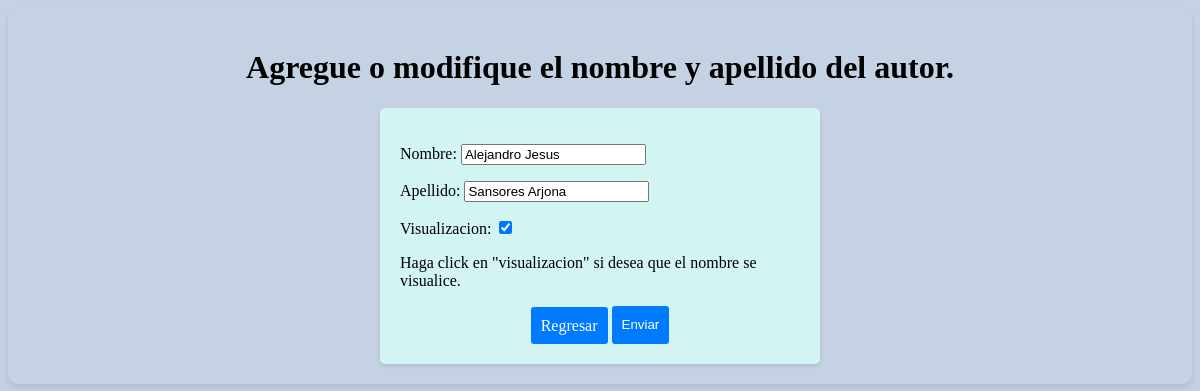
/modificar/6/, run on the app's committed database.
### opgg/models.py (models this page shows, shortened)
class Autores(models.Model):
    nombre = models.CharField(max_length=50)
    apellido = models.CharField(max_length=50)
    visualizacion = models.BooleanField(default=False)

### opgg/views.py (the view)
# urls.py: path('modificar/<int:pk>/',views.ActualizarAutorView.as_view()),
class ActualizarAutorView(UpdateView):
    template_name = 'crear-autor.html'
    model = Autores
    fields = ('__all__')
    success_url = '/lista'

### opgg/templates/crear-autor.html (shortened to what this page needs)
<!DOCTYPE html>
{% load static %}
<html lang="en">
<head>
    <link rel="stylesheet" href="{% static 'opgg/styles.css' %}">
</head>
<body>
    <div>
        <h1 style="text-align: center;">Agregue o modifique el nombre y apellido del autor.</h1>
    </div>
    <form method="POST">
        {{ form.as_p }}
        <p>Haga click en "visualizacion" si desea que el nombre se visualice.</p>
        <div style="text-align:center;">
            <a class="buton" href="/lista">Regresar</a>
            <button type="submit" style="width: max-content;height: 38px;">Enviar</button>
        </div>
    </form>
</body>
</html>

### opgg/static/opgg/styles.css (style rules this page uses)
body { background-color: #c5d2e3; border-radius: 10px; box-shadow: 0 4px 6px rgba(0, 0, 0, 0.1); padding: 20px; }
form { max-width: 400px; margin: 0 auto; padding: 20px; background-color: #d2f5f4; border-radius: 5px; box-shadow: 0 2px 4px rgba(0, 0, 0, 0.1); }
.buton { background-color: #007bff; color: #ffffff; border: none; padding: 10px; border-radius: 3px; cursor: pointer; text-decoration: none; position: relative; top: 2px; }
button { background-color: #007bff; color: #ffffff; border: none; padding: 10px; border-radius: 3px; cursor: pointer; }

### data on the page
Autores: nombre "Alejandro Jesus", apellido "Sansores Arjona", visualizacion "☑"
